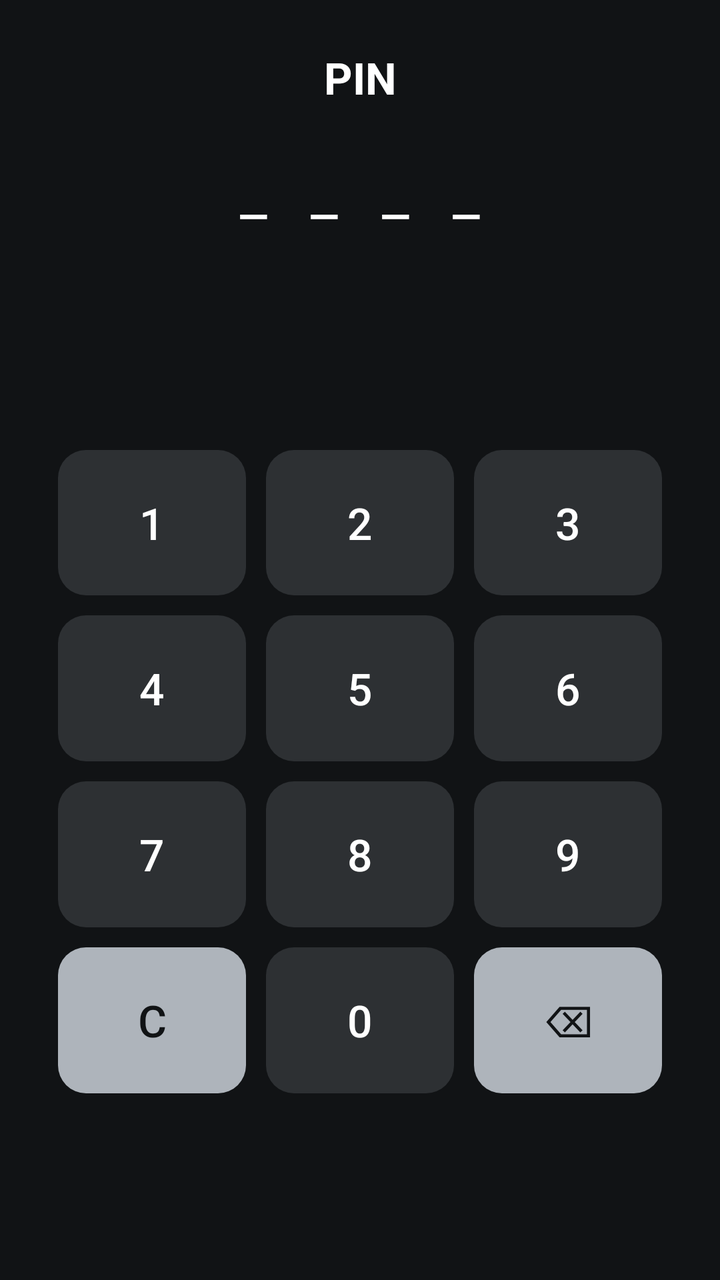
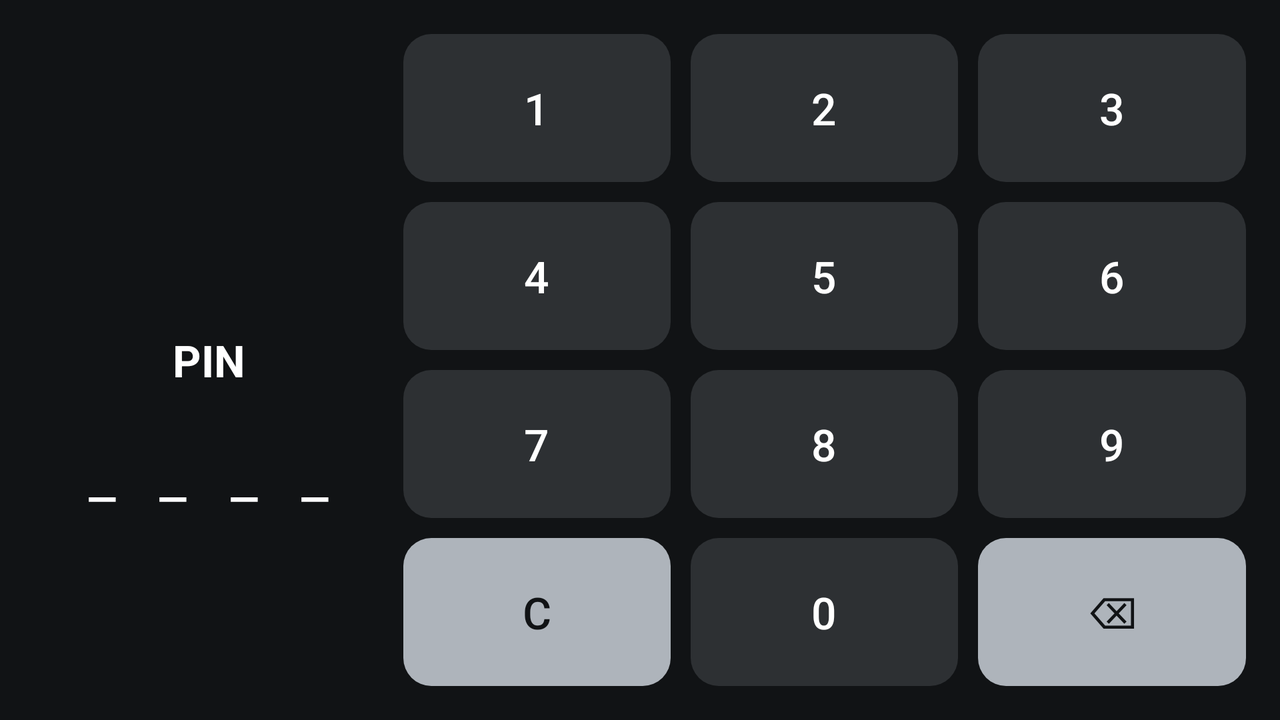

Compare how this app lays out the same screen by default and in its alternative resource folder. The renders come first, then the two layout files and the values they reference.
<!-- AndroidManifest.xml: application theme Theme.Camera2Study -->
<!-- res/layout/fragment_pin.xml -->
<?xml version="1.0" encoding="utf-8"?>
<androidx.constraintlayout.widget.ConstraintLayout xmlns:android="http://schemas.android.com/apk/res/android"
    xmlns:app="http://schemas.android.com/apk/res-auto"
    android:layout_width="match_parent"
    android:layout_height="match_parent"
    android:background="#111315"
    android:fitsSystemWindows="true"
    android:padding="24dp">

    <TextView
        android:id="@+id/txtPinTitle"
        android:layout_width="wrap_content"
        android:layout_height="wrap_content"
        android:text="PIN"
        android:textColor="@android:color/white"
        android:textSize="22sp"
        android:textStyle="bold"
        app:layout_constraintBottom_toTopOf="@id/txtPinDots"
        app:layout_constraintEnd_toEndOf="parent"
        app:layout_constraintStart_toStartOf="parent"
        app:layout_constraintTop_toTopOf="parent" />

    <TextView
        android:id="@+id/txtPinDots"
        android:layout_width="wrap_content"
        android:layout_height="wrap_content"
        android:layout_marginTop="22dp"
        android:letterSpacing="0.08"
        android:text="_  _  _  _"
        android:textColor="@android:color/white"
        android:textSize="30sp"
        app:layout_constraintEnd_toEndOf="parent"
        app:layout_constraintStart_toStartOf="parent"
        app:layout_constraintTop_toBottomOf="@id/txtPinTitle" />

    <LinearLayout
        android:id="@+id/pinKeypad"
        android:layout_width="0dp"
        android:layout_height="0dp"
        android:layout_marginTop="40dp"
        android:orientation="vertical"
        app:layout_constraintBottom_toBottomOf="parent"
        app:layout_constraintEnd_toEndOf="parent"
        app:layout_constraintHeight_percent="0.56"
        app:layout_constraintStart_toStartOf="parent"
        app:layout_constraintTop_toBottomOf="@id/txtPinDots">

        <LinearLayout style="@style/CalcRow">
            <com.google.android.material.button.MaterialButton
                android:id="@+id/btnPin1"
                style="@style/CalcButtonNumber"
                android:text="1" />
            <com.google.android.material.button.MaterialButton
                android:id="@+id/btnPin2"
                style="@style/CalcButtonNumber"
                android:text="2" />
            <com.google.android.material.button.MaterialButton
                android:id="@+id/btnPin3"
                style="@style/CalcButtonNumber"
                android:text="3" />
        </LinearLayout>

        <LinearLayout style="@style/CalcRow">
            <com.google.android.material.button.MaterialButton
                android:id="@+id/btnPin4"
                style="@style/CalcButtonNumber"
                android:text="4" />
            <com.google.android.material.button.MaterialButton
                android:id="@+id/btnPin5"
                style="@style/CalcButtonNumber"
                android:text="5" />
            <com.google.android.material.button.MaterialButton
                android:id="@+id/btnPin6"
                style="@style/CalcButtonNumber"
                android:text="6" />
        </LinearLayout>

        <LinearLayout style="@style/CalcRow">
            <com.google.android.material.button.MaterialButton
                android:id="@+id/btnPin7"
                style="@style/CalcButtonNumber"
                android:text="7" />
            <com.google.android.material.button.MaterialButton
                android:id="@+id/btnPin8"
                style="@style/CalcButtonNumber"
                android:text="8" />
            <com.google.android.material.button.MaterialButton
                android:id="@+id/btnPin9"
                style="@style/CalcButtonNumber"
                android:text="9" />
        </LinearLayout>

        <LinearLayout style="@style/CalcRow">
            <com.google.android.material.button.MaterialButton
                android:id="@+id/btnPinClear"
                style="@style/CalcButtonFunction"
                android:text="C" />
            <com.google.android.material.button.MaterialButton
                android:id="@+id/btnPin0"
                style="@style/CalcButtonNumber"
                android:text="0" />
            <com.google.android.material.button.MaterialButton
                android:id="@+id/btnPinBack"
                style="@style/CalcButtonFunction"
                android:text="⌫" android:contentDescription="마지막 숫자 지우기" />
        </LinearLayout>
    </LinearLayout>
</androidx.constraintlayout.widget.ConstraintLayout>
<!-- resources referenced by this layout -->
<resources>
  <style name="CalcButtonFunction" parent="CalcButtonNumber">
          <item name="backgroundTint">#AEB4BB</item>
          <item name="android:textColor">#111315</item>
          <item name="android:textSize">18sp</item>
      </style>
  <style name="CalcButtonNumber" parent="Widget.Material3.Button">
          <item name="android:layout_width">0dp</item>
          <item name="android:layout_height">match_parent</item>
          <item name="android:layout_weight">1</item>
          <item name="android:layout_margin">5dp</item>
          <item name="android:minHeight">0dp</item>
          <item name="android:minWidth">0dp</item>
          <item name="android:textSize">22sp</item>
          <item name="android:padding">0dp</item>
          <item name="android:gravity">center</item>
          <item name="autoSizeTextType">uniform</item>
          <item name="autoSizeMinTextSize">16sp</item>
          <item name="autoSizeMaxTextSize">22sp</item>
          <item name="android:textColor">@android:color/white</item>
          <item name="backgroundTint">#2D3033</item>
          <item name="cornerRadius">14dp</item>
          <item name="android:insetTop">0dp</item>
          <item name="android:insetBottom">0dp</item>
      </style>
  <style name="CalcRow">
          <item name="android:layout_width">match_parent</item>
          <item name="android:layout_height">0dp</item>
          <item name="android:layout_weight">1</item>
          <item name="android:orientation">horizontal</item>
          <item name="android:baselineAligned">false</item>
      </style>
  <style name="Theme.Camera2Study" parent="Theme.Material3.DayNight.NoActionBar">
          <item name="android:statusBarColor" tools:targetApi="l">@android:color/black</item>
          <item name="android:navigationBarColor">@android:color/black</item>
      </style>
</resources>
<!-- res/layout-land/fragment_pin.xml (the repository's variant of the layout above) -->
<!-- drawn on the phone turned sideways -->
<?xml version="1.0" encoding="utf-8"?>
<androidx.constraintlayout.widget.ConstraintLayout xmlns:android="http://schemas.android.com/apk/res/android"
    xmlns:app="http://schemas.android.com/apk/res-auto"
    android:layout_width="match_parent"
    android:layout_height="match_parent"
    android:background="#111315"
    android:fitsSystemWindows="true"
    android:padding="12dp">

    <androidx.constraintlayout.widget.Guideline android:id="@+id/entryDivide" android:layout_width="wrap_content" android:layout_height="wrap_content" android:orientation="vertical" app:layout_constraintGuide_percent="0.3"/>
    <TextView
        android:id="@+id/txtPinTitle"
        android:layout_width="wrap_content"
        android:layout_height="wrap_content"
        android:text="PIN"
        android:textColor="@android:color/white"
        android:textSize="22sp"
        android:textStyle="bold"
        app:layout_constraintBottom_toBottomOf="parent"
        app:layout_constraintEnd_toStartOf="@id/entryDivide"
        app:layout_constraintStart_toStartOf="parent"
        app:layout_constraintTop_toTopOf="parent" />

    <TextView
        android:id="@+id/txtPinDots"
        android:layout_width="wrap_content"
        android:layout_height="wrap_content"
        android:layout_marginTop="22dp"
        android:letterSpacing="0.08"
        android:text="_  _  _  _"
        android:textColor="@android:color/white"
        android:textSize="30sp"
        app:layout_constraintEnd_toStartOf="@id/entryDivide"
        app:layout_constraintStart_toStartOf="parent"
        app:layout_constraintTop_toBottomOf="@id/txtPinTitle" />

    <LinearLayout
        android:id="@+id/pinKeypad"
        android:layout_width="0dp"
        android:layout_height="0dp"
        android:layout_marginTop="0dp"
        android:orientation="vertical"
        app:layout_constraintBottom_toBottomOf="parent"
        app:layout_constraintEnd_toEndOf="parent"
        app:layout_constraintStart_toStartOf="@id/entryDivide"
        app:layout_constraintTop_toTopOf="parent">

        <LinearLayout style="@style/CalcRow">
            <com.google.android.material.button.MaterialButton
                android:id="@+id/btnPin1"
                style="@style/CalcButtonNumber"
                android:text="1" />
            <com.google.android.material.button.MaterialButton
                android:id="@+id/btnPin2"
                style="@style/CalcButtonNumber"
                android:text="2" />
            <com.google.android.material.button.MaterialButton
                android:id="@+id/btnPin3"
                style="@style/CalcButtonNumber"
                android:text="3" />
        </LinearLayout>

        <LinearLayout style="@style/CalcRow">
            <com.google.android.material.button.MaterialButton
                android:id="@+id/btnPin4"
                style="@style/CalcButtonNumber"
                android:text="4" />
            <com.google.android.material.button.MaterialButton
                android:id="@+id/btnPin5"
                style="@style/CalcButtonNumber"
                android:text="5" />
            <com.google.android.material.button.MaterialButton
                android:id="@+id/btnPin6"
                style="@style/CalcButtonNumber"
                android:text="6" />
        </LinearLayout>

        <LinearLayout style="@style/CalcRow">
            <com.google.android.material.button.MaterialButton
                android:id="@+id/btnPin7"
                style="@style/CalcButtonNumber"
                android:text="7" />
            <com.google.android.material.button.MaterialButton
                android:id="@+id/btnPin8"
                style="@style/CalcButtonNumber"
                android:text="8" />
            <com.google.android.material.button.MaterialButton
                android:id="@+id/btnPin9"
                style="@style/CalcButtonNumber"
                android:text="9" />
        </LinearLayout>

        <LinearLayout style="@style/CalcRow">
            <com.google.android.material.button.MaterialButton
                android:id="@+id/btnPinClear"
                style="@style/CalcButtonFunction"
                android:text="C" />
            <com.google.android.material.button.MaterialButton
                android:id="@+id/btnPin0"
                style="@style/CalcButtonNumber"
                android:text="0" />
            <com.google.android.material.button.MaterialButton
                android:id="@+id/btnPinBack"
                style="@style/CalcButtonFunction"
                android:text="⌫" android:contentDescription="마지막 숫자 지우기" />
        </LinearLayout>
    </LinearLayout>
</androidx.constraintlayout.widget.ConstraintLayout>
